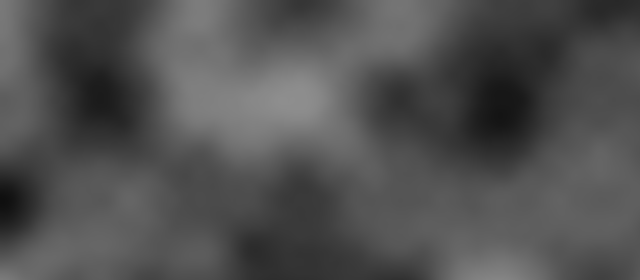
Frame 1 (no input)
Frame 60 (no input): identical to frame 1, image omitted
Frame 120 (the mouse pressed at the canvas centre since frame 60): identical to frame 1, image omitted

The p5.js sketch that drew this single still picture (run headless with seeded random() and noise() and a simulated clock; from frame 60 on, the mouse is pressed at the canvas centre):

// p5.js sketch
// ── sketch.js
/// <reference types="p5/global" />

class Walker {
    constructor() {
        this.noiseScale = 0.01;
    }

    step() {
        loadPixels();

        for (let x = 0; x < width; x++) {
            for (let y = 0; y < height; y++) {
                const tx = x * this.noiseScale;
                const ty = y * this.noiseScale;

                noiseDetail(6, 0.25);
                const bright = floor(map(noise(tx, ty), 0, 1, 0, 255));

                const index = (y * width + x) * 4;
                pixels[index]     = bright;
                pixels[index + 1] = bright;
                pixels[index + 2] = bright;
                pixels[index + 3] = 255;
            }
        }

        updatePixels();
    }
}

let walker;

function setup() {
    createCanvas(640, 280);
    background(255);
    walker = new Walker();
}

function draw() {
    walker.step();
}
